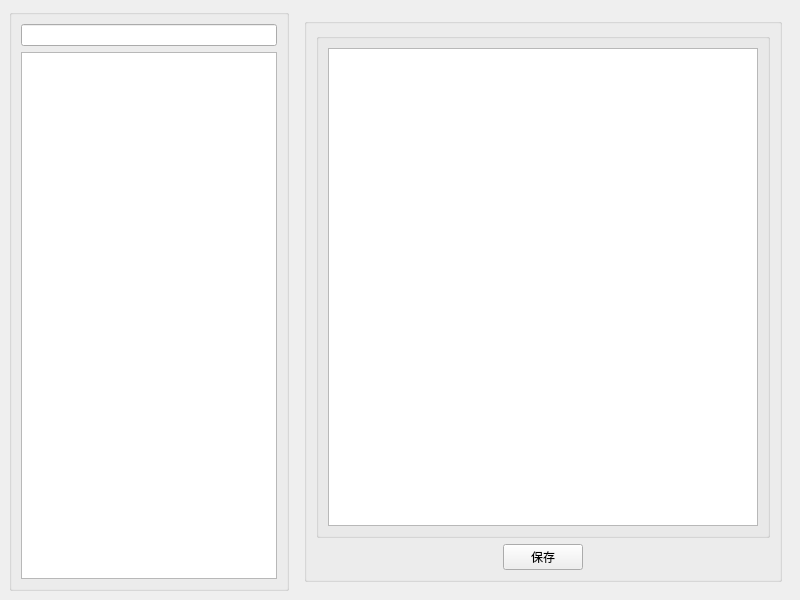
<?xml version="1.0" encoding="UTF-8"?>
<ui version="4.0">
 <class>ManageMethodTestType</class>
 <widget class="QMainWindow" name="ManageMethodTestType">
  <property name="geometry">
   <rect>
    <x>0</x>
    <y>0</y>
    <width>800</width>
    <height>600</height>
   </rect>
  </property>
  <property name="windowTitle">
   <string>方法项目管理</string>
  </property>
  <property name="windowIcon">
   <iconset resource="../Icon.qrc">
    <normaloff>:/images/clipboard.png</normaloff>:/images/clipboard.png</iconset>
  </property>
  <widget class="QWidget" name="centralwidget">
   <layout class="QHBoxLayout" name="horizontalLayout">
    <item>
     <widget class="QGroupBox" name="groupBox_3">
      <property name="sizePolicy">
       <sizepolicy hsizetype="Fixed" vsizetype="Preferred">
        <horstretch>0</horstretch>
        <verstretch>0</verstretch>
       </sizepolicy>
      </property>
      <property name="title">
       <string/>
      </property>
      <layout class="QVBoxLayout" name="verticalLayout">
       <item>
        <widget class="QLineEdit" name="inputKeyword"/>
       </item>
       <item>
        <widget class="QTreeWidget" name="treeWidget">
         <attribute name="headerVisible">
          <bool>false</bool>
         </attribute>
         <column>
          <property name="text">
           <string notr="true">1</string>
          </property>
         </column>
        </widget>
       </item>
      </layout>
     </widget>
    </item>
    <item>
     <widget class="QWidget" name="widget" native="true">
      <layout class="QVBoxLayout" name="verticalLayout_3">
       <item>
        <widget class="QGroupBox" name="groupBox">
         <property name="title">
          <string/>
         </property>
         <layout class="QVBoxLayout" name="verticalLayout_2">
          <item>
           <widget class="QGroupBox" name="groupBox_2">
            <property name="title">
             <string/>
            </property>
            <layout class="QHBoxLayout" name="horizontalLayout_3">
             <item>
              <widget class="QTreeWidget" name="treeWidget_2">
               <attribute name="headerVisible">
                <bool>false</bool>
               </attribute>
               <column>
                <property name="text">
                 <string notr="true">1</string>
                </property>
               </column>
              </widget>
             </item>
            </layout>
           </widget>
          </item>
          <item>
           <layout class="QHBoxLayout" name="horizontalLayout_2">
            <item>
             <spacer name="horizontalSpacer">
              <property name="orientation">
               <enum>Qt::Horizontal</enum>
              </property>
              <property name="sizeHint" stdset="0">
               <size>
                <width>40</width>
                <height>20</height>
               </size>
              </property>
             </spacer>
            </item>
            <item>
             <widget class="QPushButton" name="btnSave">
              <property name="text">
               <string>保存</string>
              </property>
             </widget>
            </item>
            <item>
             <spacer name="horizontalSpacer_2">
              <property name="orientation">
               <enum>Qt::Horizontal</enum>
              </property>
              <property name="sizeHint" stdset="0">
               <size>
                <width>40</width>
                <height>20</height>
               </size>
              </property>
             </spacer>
            </item>
           </layout>
          </item>
         </layout>
        </widget>
       </item>
      </layout>
     </widget>
    </item>
   </layout>
  </widget>
 </widget>
 <resources>
  <include location="../Icon.qrc"/>
 </resources>
 <connections/>
</ui>
